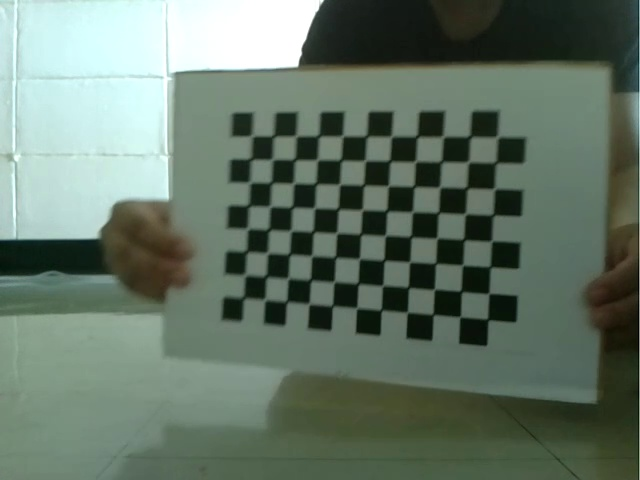
#> input picture Labs/Data/Lab03/checkerboard/images/frame100.jpg, 640 x 480 px
$ python main.py
#> lines starting #> are read from the running program, lines starting #| are printed output that depends on the picture
### Labs/Lab03-Camera-Calibration/Lab-exercises/03-checkerboard_calibrate_rectify/python/calibrate_camera.py
import glob
import cv2 as cv
import numpy as np


class CameraCalibration:
    camera_mtx = None
    distortion_coefficient = None
    rotation_vectors = None
    translation_vectors = None

    # Define the dimensions of checkerboard
    __CHECKERBOARD = (8, 11)
    __criteria = (cv.TERM_CRITERIA_EPS + cv.TERM_CRITERIA_MAX_ITER, 30, 0.001)

    # Create vector to store vectors of 3D points for each checkerboard image
    __obj_points = []

    # Create vector to store vectors of 2D points for each checkerboard image
    __img_points = []

    # Define the world coordinates for 3D points
    __obj_point = np.zeros((1, __CHECKERBOARD[0] * __CHECKERBOARD[1], 3), dtype=np.float32)
    __obj_point[0, :, :2] = np.mgrid[0:__CHECKERBOARD[0], 0:__CHECKERBOARD[1]].T.reshape(-1, 2)
    __prev_img_shape = None

    __img = None
    __gray = None

    def __init__(self, file_name=None):
        if file_name is not None:
            self.read_calibration_file(file_name)

    def calibrate(self, file_path):
        images = glob.glob(file_path + "*.jpg")

        for f_name in images:
            self.__img = cv.imread(f_name)
            self.__gray = cv.cvtColor(self.__img, cv.COLOR_BGR2GRAY)

            # Find the checkerboard corners
            ret, corners = cv.findChessboardCorners(self.__gray, self.__CHECKERBOARD, cv.CALIB_CB_ADAPTIVE_THRESH
                                                    + cv.CALIB_CB_FAST_CHECK + cv.CALIB_CB_NORMALIZE_IMAGE)

            # If the desired number of corner are detected
            if ret:
                self.__obj_points.append(self.__obj_point)

                # Refining pixel coordinates for given 2D points.
                corners2 = cv.cornerSubPix(self.__gray, corners, (11, 11), (-1, -1), self.__criteria)

                self.__img_points.append(corners2)

                # Draw and display the corners
                self.__img = cv.drawChessboardCorners(self.__img, self.__CHECKERBOARD, corners2, True)

            cv.imshow('img', self.__img)
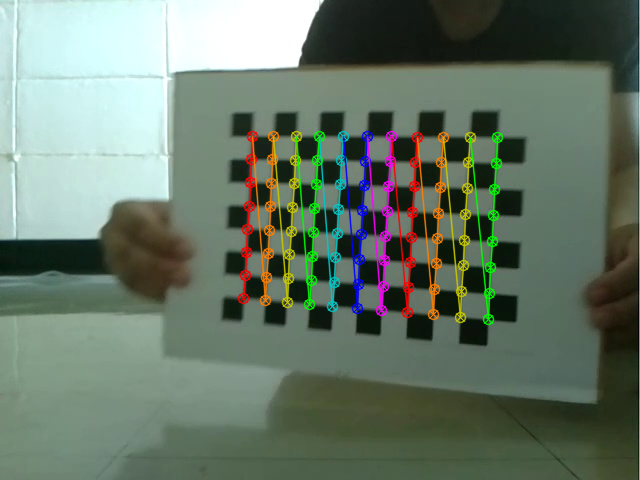
#> window 'img': shape (480, 640, 3); mean B, G, R 104.2, 119.5, 103.6
            cv.waitKey(0)
#> pass 2 of the loop in calibrate, `for f_name in images:`:
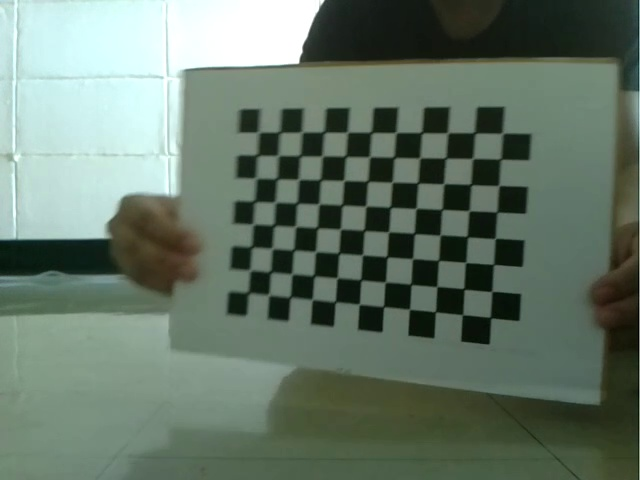
#> input picture Labs/Data/Lab03/checkerboard/images/frame101.jpg, 640 x 480 px
#> in calibrate, `cv.imshow('img', self.__img)`:
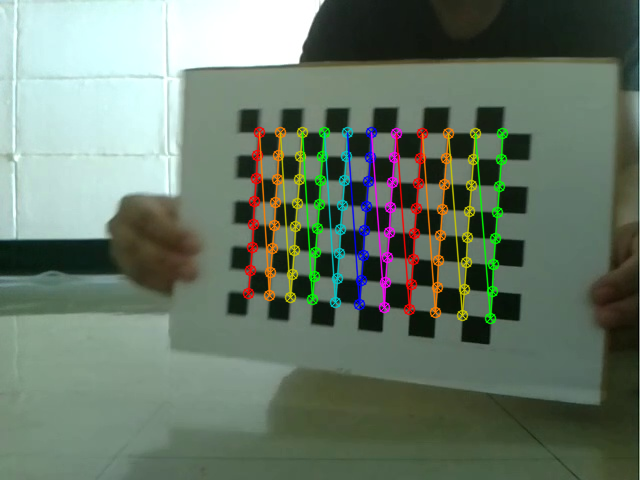
#> window 'img': shape (480, 640, 3); mean B, G, R 105.5, 120.7, 104.8
#> pass 3 of the loop in calibrate, `for f_name in images:`:
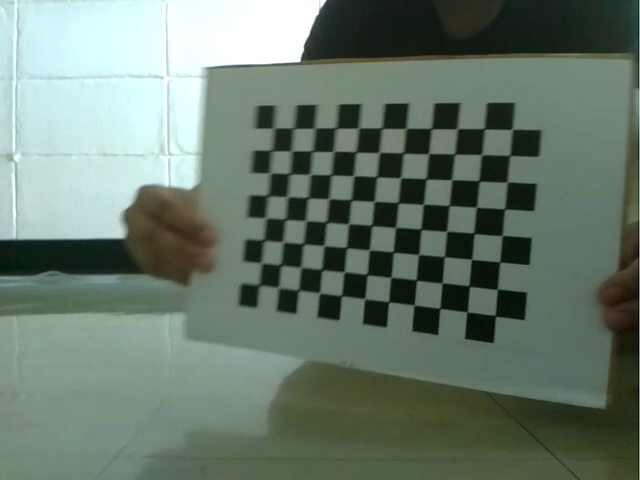
#> input picture Labs/Data/Lab03/checkerboard/images/frame103.jpg, 640 x 480 px
#> in calibrate, `cv.imshow('img', self.__img)`:
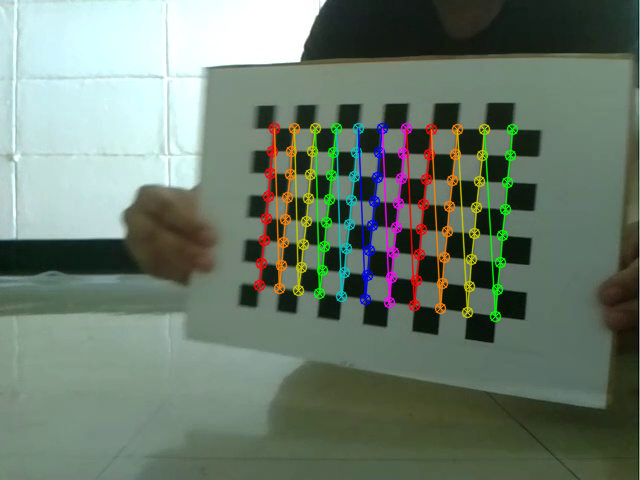
#> window 'img': shape (480, 640, 3); mean B, G, R 109.1, 123.5, 107.9
        cv.destroyAllWindows()

        # Calibrate the camera
        ret, self.camera_mtx, self.distortion_coefficient, self.rotation_vectors, self.translation_vectors = \
            cv.calibrateCamera(self.__obj_points, self.__img_points, self.__gray.shape[::-1], None, None)

    def write_calibration_file(self, file_name):
#> called with file_name = 'camera_calibration.yml'
        file_storage = cv.FileStorage(file_name, cv.FILE_STORAGE_WRITE)

        if not file_storage.isOpened():
            return False

        file_storage.write("MTX", self.camera_mtx)
        file_storage.write("DIST", self.distortion_coefficient)
        for i in range(10):
            file_storage.write("R" + str(i), self.rotation_vectors[i])
            file_storage.write("T" + str(i), self.translation_vectors[i])
        file_storage.release()

        return True

    # [17 lines left out: function read_calibration_file, not called in this run]

### Labs/Lab03-Camera-Calibration/Lab-exercises/03-checkerboard_calibrate_rectify/python/main.py
import sys
import cv2 as cv
# from capture_video import capture_video, convert_video_to_images
from calibrate_camera import CameraCalibration
from homography import Homography

PATH = "../../../../Data/Lab03/checkerboard/"
CALIBRATION_FILE = "checkerboard.mp4"
VIDEO_FILE = "car.mp4"

# Capture the checkerboard video
# capture_video(PATH + CALIBRATION_FILE)

# Convert the checkerboard video to images
# convert_video_to_images(CALIBRATION_FILE, PATH)

# Calibrate the camera
camera_calibration = CameraCalibration()
camera_calibration.calibrate(PATH + "images/")
#> (the run stopped early here; a loop or call above may not have finished)
